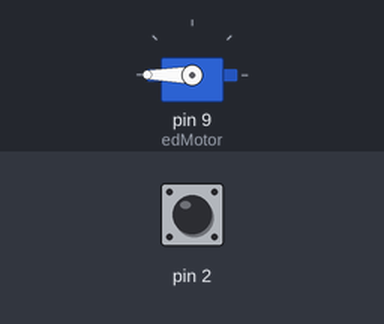
A sketch run on a simulated Arduino Uno, built with avr-gcc and run on an emulated ATmega328P. On the bench: servo. The inputs (shaded band) are chosen by the test bench; at power-on: pin 2 HIGH.

Above: at 1.2 s.
1.3 s: pin 2 driven LOW
At 3.7 s:
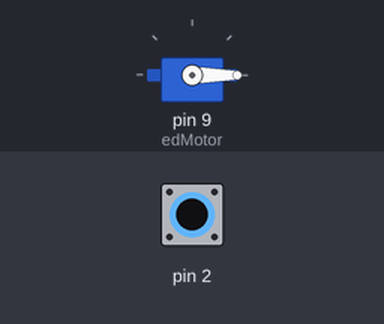
4.3 s: pin 2 driven HIGH
At 5.5 s:
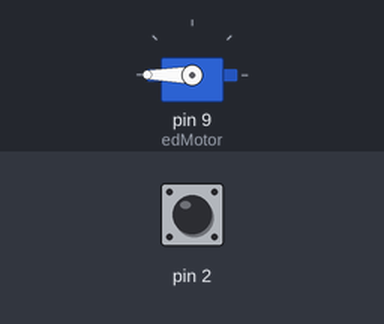
5.8 s: pin 2 pulsed LOW 2 times (0.12 s each, 0.3 s apart)
At 8.3 s:
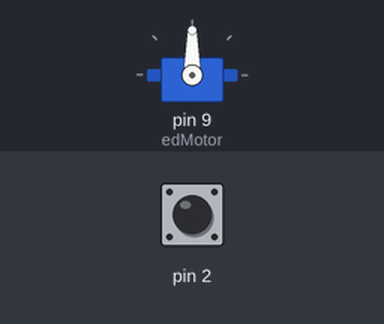
Timing chart, 0 to 10.3 s (numbered marks = the images above; inputs shaded):
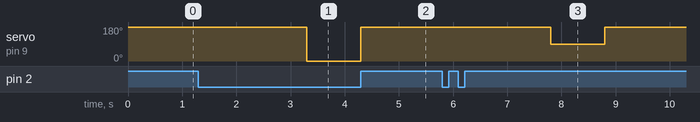

The sketch:

robot_with_button_challenge3.ino
```cpp
/*
Challenge 1: Press button -> 45, Don't Press button -> 135
Challenge 2: Press button -> 0, 45, 90, 135, 180 ...  Don't Press button 0
Challenge 3: Press button (2 sec) -> 0 , Press (< 2 sec) -> 90 ... Don't Press button -> 180
*/

#include <Servo.h>

Servo edMotor;
int edBox;

void setup() {
  pinMode(9,OUTPUT);
  pinMode(2,INPUT);
  edMotor.attach(9);
}

void loop() {


  if (digitalRead(2)==LOW) {

    delay(2000);

    if (digitalRead(2)==LOW) {
      edMotor.write(0);
      delay(1000);
    }
    else {
      edMotor.write(90);
      delay(1000);
    }

  }
  else {

    edMotor.write(180);

  }
}
```

Measured:
- after the input at 1.3 s, servo on pin 9 (edMotor): 180° → 0° after 2.0 s
- after the input at 4.3 s, servo on pin 9 (edMotor): 0° → 180° at once
- after the input at 5.8 s, servo on pin 9 (edMotor): 180° → 90° after 2.0 s, → 180° 1.0 s later
